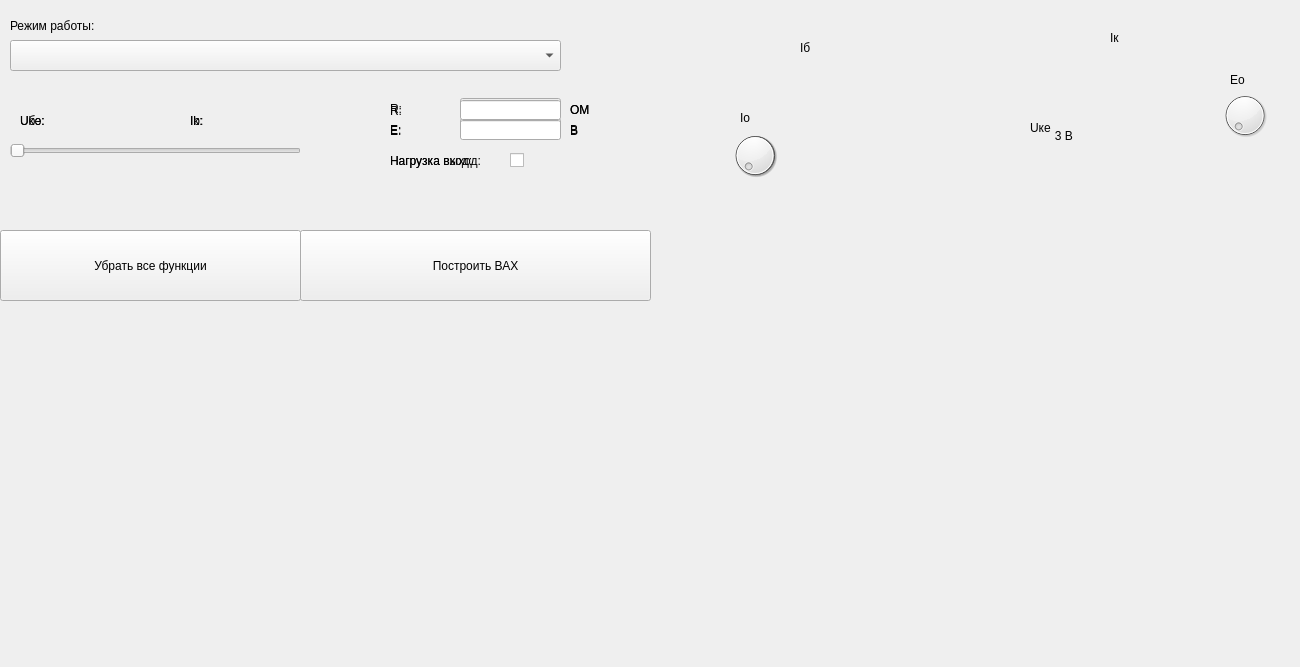
<?xml version="1.0" encoding="UTF-8"?>
<ui version="4.0">
 <class>MainWindow</class>
 <widget class="QMainWindow" name="MainWindow">
  <property name="geometry">
   <rect>
    <x>0</x>
    <y>0</y>
    <width>1300</width>
    <height>667</height>
   </rect>
  </property>
  <property name="minimumSize">
   <size>
    <width>1300</width>
    <height>667</height>
   </size>
  </property>
  <property name="maximumSize">
   <size>
    <width>1300</width>
    <height>667</height>
   </size>
  </property>
  <property name="windowTitle">
   <string>Экспериментальное исследования статических характеристик биполярного транзистора</string>
  </property>
  <property name="styleSheet">
   <string notr="true"/>
  </property>
  <widget class="QWidget" name="centralWidget">
   <widget class="QLabel" name="label_Scheme">
    <property name="geometry">
     <rect>
      <x>700</x>
      <y>0</y>
      <width>600</width>
      <height>300</height>
     </rect>
    </property>
    <property name="styleSheet">
     <string notr="true"/>
    </property>
    <property name="text">
     <string/>
    </property>
   </widget>
   <widget class="QLabel" name="label_Ube">
    <property name="geometry">
     <rect>
      <x>888</x>
      <y>141</y>
      <width>81</width>
      <height>16</height>
     </rect>
    </property>
    <property name="text">
     <string/>
    </property>
   </widget>
   <widget class="QComboBox" name="comboBox_mode">
    <property name="geometry">
     <rect>
      <x>10</x>
      <y>40</y>
      <width>551</width>
      <height>31</height>
     </rect>
    </property>
   </widget>
   <widget class="QPushButton" name="remove_Graphs">
    <property name="geometry">
     <rect>
      <x>0</x>
      <y>230</y>
      <width>301</width>
      <height>71</height>
     </rect>
    </property>
    <property name="text">
     <string>Убрать все функции</string>
    </property>
   </widget>
   <widget class="QCheckBox" name="load">
    <property name="geometry">
     <rect>
      <x>510</x>
      <y>150</y>
      <width>21</width>
      <height>21</height>
     </rect>
    </property>
    <property name="text">
     <string/>
    </property>
   </widget>
   <widget class="QCustomPlot" name="graphic_Output_Characteristics" native="true">
    <property name="geometry">
     <rect>
      <x>650</x>
      <y>300</y>
      <width>650</width>
      <height>370</height>
     </rect>
    </property>
   </widget>
   <widget class="QCustomPlot" name="graphic_Input_Characteristics" native="true">
    <property name="geometry">
     <rect>
      <x>0</x>
      <y>300</y>
      <width>650</width>
      <height>370</height>
     </rect>
    </property>
   </widget>
   <widget class="QPushButton" name="createGraphics">
    <property name="geometry">
     <rect>
      <x>300</x>
      <y>230</y>
      <width>351</width>
      <height>71</height>
     </rect>
    </property>
    <property name="text">
     <string>Построить ВАХ</string>
    </property>
   </widget>
   <widget class="QLabel" name="label_mode_const">
    <property name="geometry">
     <rect>
      <x>10</x>
      <y>10</y>
      <width>111</width>
      <height>31</height>
     </rect>
    </property>
    <property name="text">
     <string>Режим работы:</string>
    </property>
   </widget>
   <widget class="QLabel" name="label_load_const">
    <property name="geometry">
     <rect>
      <x>390</x>
      <y>150</y>
      <width>91</width>
      <height>21</height>
     </rect>
    </property>
    <property name="text">
     <string>Нагрузка выход:</string>
    </property>
   </widget>
   <widget class="QLabel" name="label_Ub">
    <property name="geometry">
     <rect>
      <x>824</x>
      <y>44</y>
      <width>81</width>
      <height>16</height>
     </rect>
    </property>
    <property name="text">
     <string/>
    </property>
   </widget>
   <widget class="QLabel" name="label_R_const">
    <property name="geometry">
     <rect>
      <x>390</x>
      <y>100</y>
      <width>71</width>
      <height>21</height>
     </rect>
    </property>
    <property name="text">
     <string>R:</string>
    </property>
   </widget>
   <widget class="QLineEdit" name="lineEdit_R">
    <property name="geometry">
     <rect>
      <x>460</x>
      <y>98</y>
      <width>101</width>
      <height>21</height>
     </rect>
    </property>
   </widget>
   <widget class="QDial" name="dial_ib">
    <property name="geometry">
     <rect>
      <x>730</x>
      <y>130</y>
      <width>51</width>
      <height>51</height>
     </rect>
    </property>
   </widget>
   <widget class="QLabel" name="label_dial_value_Ib">
    <property name="geometry">
     <rect>
      <x>831</x>
      <y>59</y>
      <width>81</width>
      <height>20</height>
     </rect>
    </property>
    <property name="text">
     <string/>
    </property>
   </widget>
   <widget class="QDial" name="dial_Uke">
    <property name="geometry">
     <rect>
      <x>1220</x>
      <y>90</y>
      <width>50</width>
      <height>51</height>
     </rect>
    </property>
   </widget>
   <widget class="QLabel" name="label_dial_value_Uke">
    <property name="geometry">
     <rect>
      <x>1038</x>
      <y>140</y>
      <width>81</width>
      <height>16</height>
     </rect>
    </property>
    <property name="text">
     <string/>
    </property>
   </widget>
   <widget class="QLabel" name="label_dial_value_Ik">
    <property name="geometry">
     <rect>
      <x>1130</x>
      <y>10</y>
      <width>81</width>
      <height>16</height>
     </rect>
    </property>
    <property name="text">
     <string/>
    </property>
   </widget>
   <widget class="QLabel" name="label_E_const">
    <property name="geometry">
     <rect>
      <x>390</x>
      <y>120</y>
      <width>71</width>
      <height>21</height>
     </rect>
    </property>
    <property name="text">
     <string>E:</string>
    </property>
   </widget>
   <widget class="QLineEdit" name="lineEdit_E">
    <property name="geometry">
     <rect>
      <x>460</x>
      <y>118</y>
      <width>101</width>
      <height>21</height>
     </rect>
    </property>
   </widget>
   <widget class="QDial" name="dial_ib_mode_1">
    <property name="geometry">
     <rect>
      <x>730</x>
      <y>130</y>
      <width>50</width>
      <height>51</height>
     </rect>
    </property>
   </widget>
   <widget class="QLabel" name="label_Uke">
    <property name="geometry">
     <rect>
      <x>1035</x>
      <y>126</y>
      <width>81</width>
      <height>20</height>
     </rect>
    </property>
    <property name="text">
     <string>      3 B</string>
    </property>
   </widget>
   <widget class="QLabel" name="label_OM_const">
    <property name="geometry">
     <rect>
      <x>570</x>
      <y>100</y>
      <width>41</width>
      <height>20</height>
     </rect>
    </property>
    <property name="text">
     <string>ОM</string>
    </property>
   </widget>
   <widget class="QLabel" name="label_B_const">
    <property name="geometry">
     <rect>
      <x>570</x>
      <y>120</y>
      <width>31</width>
      <height>20</height>
     </rect>
    </property>
    <property name="text">
     <string>В</string>
    </property>
   </widget>
   <widget class="QLabel" name="label_Ib_const">
    <property name="geometry">
     <rect>
      <x>800</x>
      <y>40</y>
      <width>21</width>
      <height>16</height>
     </rect>
    </property>
    <property name="text">
     <string>Iб</string>
    </property>
   </widget>
   <widget class="QLabel" name="label">
    <property name="geometry">
     <rect>
      <x>740</x>
      <y>110</y>
      <width>21</width>
      <height>16</height>
     </rect>
    </property>
    <property name="text">
     <string>Iо</string>
    </property>
   </widget>
   <widget class="QLabel" name="label_2">
    <property name="geometry">
     <rect>
      <x>1110</x>
      <y>30</y>
      <width>21</width>
      <height>16</height>
     </rect>
    </property>
    <property name="text">
     <string>Iк</string>
    </property>
   </widget>
   <widget class="QLabel" name="label_3">
    <property name="geometry">
     <rect>
      <x>1030</x>
      <y>120</y>
      <width>31</width>
      <height>16</height>
     </rect>
    </property>
    <property name="text">
     <string>Uке</string>
    </property>
   </widget>
   <widget class="QLabel" name="label_4">
    <property name="geometry">
     <rect>
      <x>1230</x>
      <y>70</y>
      <width>21</width>
      <height>20</height>
     </rect>
    </property>
    <property name="text">
     <string>Ео</string>
    </property>
   </widget>
   <widget class="QSlider" name="horizontalSlider_load_point">
    <property name="geometry">
     <rect>
      <x>10</x>
      <y>140</y>
      <width>291</width>
      <height>22</height>
     </rect>
    </property>
    <property name="orientation">
     <enum>Qt::Horizontal</enum>
    </property>
   </widget>
   <widget class="QLabel" name="label_5">
    <property name="geometry">
     <rect>
      <x>100</x>
      <y>110</y>
      <width>61</width>
      <height>21</height>
     </rect>
    </property>
    <property name="text">
     <string/>
    </property>
   </widget>
   <widget class="QLabel" name="label_6">
    <property name="geometry">
     <rect>
      <x>260</x>
      <y>110</y>
      <width>59</width>
      <height>21</height>
     </rect>
    </property>
    <property name="text">
     <string/>
    </property>
   </widget>
   <widget class="QLabel" name="label_7">
    <property name="geometry">
     <rect>
      <x>20</x>
      <y>110</y>
      <width>71</width>
      <height>21</height>
     </rect>
    </property>
    <property name="text">
     <string>Uke:</string>
    </property>
   </widget>
   <widget class="QLabel" name="label_8">
    <property name="geometry">
     <rect>
      <x>190</x>
      <y>110</y>
      <width>59</width>
      <height>21</height>
     </rect>
    </property>
    <property name="text">
     <string>Ik:</string>
    </property>
   </widget>
   <widget class="QLineEdit" name="lineEdit_load_R">
    <property name="geometry">
     <rect>
      <x>460</x>
      <y>100</y>
      <width>101</width>
      <height>20</height>
     </rect>
    </property>
   </widget>
   <widget class="QLineEdit" name="lineEdit_load_E">
    <property name="geometry">
     <rect>
      <x>460</x>
      <y>120</y>
      <width>101</width>
      <height>20</height>
     </rect>
    </property>
   </widget>
   <widget class="QCheckBox" name="checkBox_load">
    <property name="geometry">
     <rect>
      <x>510</x>
      <y>150</y>
      <width>21</width>
      <height>21</height>
     </rect>
    </property>
    <property name="text">
     <string/>
    </property>
   </widget>
   <widget class="QSlider" name="horizontalSlider_load_point_2">
    <property name="geometry">
     <rect>
      <x>10</x>
      <y>140</y>
      <width>291</width>
      <height>22</height>
     </rect>
    </property>
    <property name="orientation">
     <enum>Qt::Horizontal</enum>
    </property>
   </widget>
   <widget class="QLabel" name="label_9">
    <property name="geometry">
     <rect>
      <x>100</x>
      <y>110</y>
      <width>61</width>
      <height>21</height>
     </rect>
    </property>
    <property name="text">
     <string/>
    </property>
   </widget>
   <widget class="QLabel" name="label_10">
    <property name="geometry">
     <rect>
      <x>260</x>
      <y>110</y>
      <width>61</width>
      <height>21</height>
     </rect>
    </property>
    <property name="text">
     <string/>
    </property>
   </widget>
   <widget class="QLabel" name="label_11">
    <property name="geometry">
     <rect>
      <x>20</x>
      <y>110</y>
      <width>71</width>
      <height>21</height>
     </rect>
    </property>
    <property name="text">
     <string>Uбэ:</string>
    </property>
   </widget>
   <widget class="QLabel" name="label_12">
    <property name="geometry">
     <rect>
      <x>190</x>
      <y>110</y>
      <width>61</width>
      <height>21</height>
     </rect>
    </property>
    <property name="text">
     <string>Ib:</string>
    </property>
   </widget>
   <widget class="QLabel" name="label_load_const_3">
    <property name="geometry">
     <rect>
      <x>390</x>
      <y>150</y>
      <width>91</width>
      <height>21</height>
     </rect>
    </property>
    <property name="text">
     <string>Нагрузка вход:</string>
    </property>
   </widget>
   <widget class="QLabel" name="label_13">
    <property name="geometry">
     <rect>
      <x>390</x>
      <y>99</y>
      <width>47</width>
      <height>20</height>
     </rect>
    </property>
    <property name="text">
     <string>R:</string>
    </property>
   </widget>
   <widget class="QLabel" name="label_14">
    <property name="geometry">
     <rect>
      <x>390</x>
      <y>120</y>
      <width>47</width>
      <height>20</height>
     </rect>
    </property>
    <property name="text">
     <string>E:</string>
    </property>
   </widget>
   <widget class="QLabel" name="label_15">
    <property name="geometry">
     <rect>
      <x>570</x>
      <y>100</y>
      <width>47</width>
      <height>20</height>
     </rect>
    </property>
    <property name="text">
     <string>OM</string>
    </property>
   </widget>
   <widget class="QLabel" name="label_16">
    <property name="geometry">
     <rect>
      <x>570</x>
      <y>120</y>
      <width>47</width>
      <height>21</height>
     </rect>
    </property>
    <property name="text">
     <string>B</string>
    </property>
   </widget>
  </widget>
 </widget>
 <layoutdefault spacing="6" margin="11"/>
 <customwidgets>
  <customwidget>
   <class>QCustomPlot</class>
   <extends>QWidget</extends>
   <header location="global">qcustomplot.h</header>
   <container>1</container>
  </customwidget>
 </customwidgets>
 <resources/>
 <connections/>
</ui>
